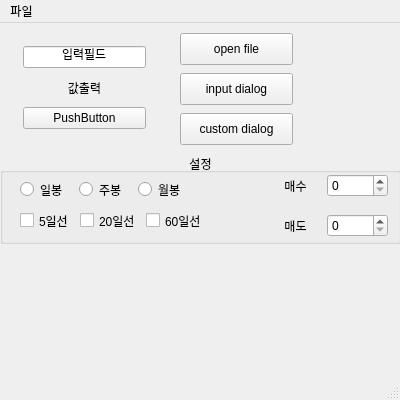
<?xml version="1.0" encoding="UTF-8"?>
<ui version="4.0">
 <class>MainWindow</class>
 <widget class="QMainWindow" name="MainWindow">
  <property name="geometry">
   <rect>
    <x>0</x>
    <y>0</y>
    <width>400</width>
    <height>400</height>
   </rect>
  </property>
  <property name="minimumSize">
   <size>
    <width>400</width>
    <height>400</height>
   </size>
  </property>
  <property name="windowTitle">
   <string>MainWindow</string>
  </property>
  <widget class="QWidget" name="centralwidget">
   <widget class="QWidget" name="verticalLayoutWidget">
    <property name="geometry">
     <rect>
      <x>-1</x>
      <y>-1</y>
      <width>171</width>
      <height>131</height>
     </rect>
    </property>
    <layout class="QVBoxLayout" name="verticalLayout">
     <property name="leftMargin">
      <number>24</number>
     </property>
     <property name="topMargin">
      <number>24</number>
     </property>
     <property name="rightMargin">
      <number>24</number>
     </property>
     <property name="bottomMargin">
      <number>24</number>
     </property>
     <item>
      <widget class="QLineEdit" name="lineEdit">
       <property name="text">
        <string>입력필드</string>
       </property>
       <property name="alignment">
        <set>Qt::AlignCenter</set>
       </property>
      </widget>
     </item>
     <item>
      <widget class="QLabel" name="label">
       <property name="sizePolicy">
        <sizepolicy hsizetype="Preferred" vsizetype="Preferred">
         <horstretch>0</horstretch>
         <verstretch>0</verstretch>
        </sizepolicy>
       </property>
       <property name="text">
        <string>값출력</string>
       </property>
       <property name="alignment">
        <set>Qt::AlignCenter</set>
       </property>
      </widget>
     </item>
     <item>
      <widget class="QPushButton" name="pushButton">
       <property name="text">
        <string>PushButton</string>
       </property>
      </widget>
     </item>
    </layout>
   </widget>
   <widget class="QGroupBox" name="groupBox">
    <property name="geometry">
     <rect>
      <x>0</x>
      <y>130</y>
      <width>401</width>
      <height>91</height>
     </rect>
    </property>
    <property name="title">
     <string>설정</string>
    </property>
    <property name="alignment">
     <set>Qt::AlignCenter</set>
    </property>
    <widget class="QWidget" name="layoutWidget">
     <property name="geometry">
      <rect>
       <x>20</x>
       <y>57</y>
       <width>186</width>
       <height>21</height>
      </rect>
     </property>
     <layout class="QHBoxLayout" name="horizontalLayout_2">
      <item>
       <widget class="QCheckBox" name="checkBox5Line">
        <property name="text">
         <string>5일선</string>
        </property>
       </widget>
      </item>
      <item>
       <widget class="QCheckBox" name="checkBox20Line">
        <property name="text">
         <string>20일선</string>
        </property>
       </widget>
      </item>
      <item>
       <widget class="QCheckBox" name="checkBox60Line">
        <property name="text">
         <string>60일선</string>
        </property>
       </widget>
      </item>
     </layout>
    </widget>
    <widget class="QWidget" name="layoutWidget">
     <property name="geometry">
      <rect>
       <x>20</x>
       <y>26</y>
       <width>171</width>
       <height>21</height>
      </rect>
     </property>
     <layout class="QHBoxLayout" name="horizontalLayout">
      <item>
       <widget class="QRadioButton" name="radioButtonDay">
        <property name="text">
         <string>일봉</string>
        </property>
       </widget>
      </item>
      <item>
       <widget class="QRadioButton" name="radioButtonWeek">
        <property name="text">
         <string>주봉</string>
        </property>
       </widget>
      </item>
      <item>
       <widget class="QRadioButton" name="radioButtonMonth">
        <property name="text">
         <string>월봉</string>
        </property>
       </widget>
      </item>
     </layout>
    </widget>
    <widget class="QWidget" name="layoutWidget">
     <property name="geometry">
      <rect>
       <x>270</x>
       <y>20</y>
       <width>118</width>
       <height>26</height>
      </rect>
     </property>
     <layout class="QHBoxLayout" name="horizontalLayout_3">
      <item>
       <widget class="QLabel" name="label_sell">
        <property name="text">
         <string>매수</string>
        </property>
        <property name="alignment">
         <set>Qt::AlignCenter</set>
        </property>
       </widget>
      </item>
      <item>
       <widget class="QSpinBox" name="spinBoxBuy">
        <property name="maximum">
         <number>10000</number>
        </property>
       </widget>
      </item>
     </layout>
    </widget>
    <widget class="QWidget" name="layoutWidget">
     <property name="geometry">
      <rect>
       <x>270</x>
       <y>60</y>
       <width>118</width>
       <height>26</height>
      </rect>
     </property>
     <layout class="QHBoxLayout" name="horizontalLayout_4">
      <item>
       <widget class="QLabel" name="label_2">
        <property name="text">
         <string>매도</string>
        </property>
        <property name="alignment">
         <set>Qt::AlignCenter</set>
        </property>
       </widget>
      </item>
      <item>
       <widget class="QSpinBox" name="spinBoxSell">
        <property name="maximum">
         <number>10000</number>
        </property>
       </widget>
      </item>
     </layout>
    </widget>
   </widget>
   <widget class="QPushButton" name="pushButtonOpenFile">
    <property name="geometry">
     <rect>
      <x>180</x>
      <y>10</y>
      <width>113</width>
      <height>32</height>
     </rect>
    </property>
    <property name="text">
     <string>open file</string>
    </property>
   </widget>
   <widget class="QPushButton" name="pushButtonInputDialog">
    <property name="geometry">
     <rect>
      <x>180</x>
      <y>50</y>
      <width>113</width>
      <height>32</height>
     </rect>
    </property>
    <property name="text">
     <string>input dialog</string>
    </property>
   </widget>
   <widget class="QPushButton" name="pushButtonCustomDialog">
    <property name="geometry">
     <rect>
      <x>180</x>
      <y>90</y>
      <width>113</width>
      <height>32</height>
     </rect>
    </property>
    <property name="text">
     <string>custom dialog</string>
    </property>
   </widget>
  </widget>
  <widget class="QStatusBar" name="statusbar"/>
  <widget class="QMenuBar" name="menubar">
   <property name="geometry">
    <rect>
     <x>0</x>
     <y>0</y>
     <width>400</width>
     <height>22</height>
    </rect>
   </property>
   <widget class="QMenu" name="menu">
    <property name="title">
     <string>파일</string>
    </property>
    <addaction name="action_2"/>
   </widget>
   <addaction name="menu"/>
  </widget>
  <action name="action">
   <property name="text">
    <string>종목</string>
   </property>
  </action>
  <action name="action_2">
   <property name="text">
    <string>열기</string>
   </property>
  </action>
 </widget>
 <resources/>
 <connections/>
</ui>
